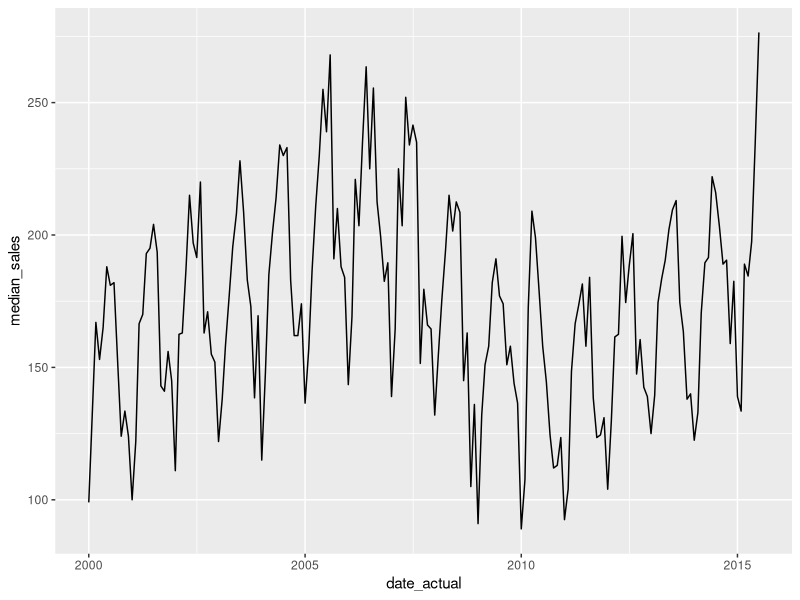
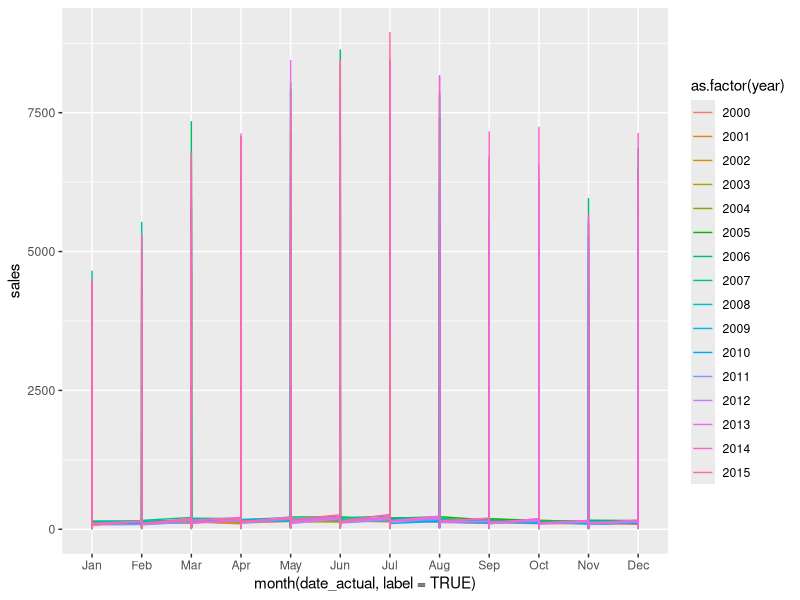
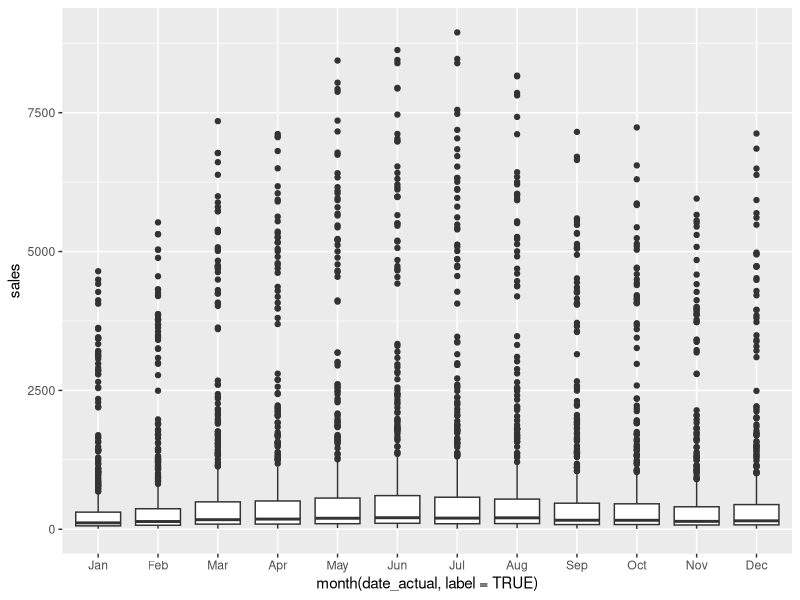

Write R code to recreate these figures, in order.
## ---- chunk 1
#| label: setup
#| include: false
library(lubridate)
library(tidyverse)
library(ggplot2)
library(zoo)
## ---- chunk 2
ymd("2025-08-21")
mdy("08/21/2025")
dmy("21-Aug-2025")
ymd_hms("2025-08-21 14:30:00")
## ---- chunk 3
x <- ymd_hms("2025-08-21 14:30:00")
x
year(x)
month(x)
quarter(x)
wday(x)
hour(x)
isoweek(x)

## ---- chunk 4
# Before: year and month are separate variables
txhousing |>
    select(year, month) |>
    head(2)

# Create an actual date from year and month
TX <- txhousing |>
    mutate(
        date_actual = make_date(
            year = year,
            month = month,
            day = 1
        )
    )

# After: year and month have been combined into a date
TX |>
    select(year, month, date_actual) |>
    head(2)
## ---- chunk 5
d1 <- ymd("2024-02-29")
## ---- chunk 6
d1 %m-% years(5)
ymd("2023-01-31") %m+% months(1)
## ---- chunk 7
TX |>
    filter(
        date_actual >= as.Date("2005-01-01"),
        date_actual <= as.Date("2010-12-31")
    )
## ---- chunk 8
max_date <- max(TX$date_actual, na.rm = TRUE)
max_date
## ---- chunk 9
start_5y <- max_date %m-% years(5)
start_5y
## ---- chunk 10
recent <- TX |>
    filter(date_actual > start_5y)

head(recent)
## ---- chunk 11
TX |>
    group_by(date_actual) |>
    summarise(
        median_sales = median(sales, na.rm = TRUE)
    ) |>
    ggplot(aes(date_actual, median_sales)) +
    geom_line()
## ---- chunk 12
TX |>
    ggplot(aes(
        x = month(date_actual, label = TRUE),
        y = sales,
        group = year,
        color = as.factor(year)
    )) +
    geom_line()
## ---- chunk 13
TX |>
    ggplot(aes(
        x = month(date_actual, label = TRUE),
        y = sales
    )) +
    geom_boxplot()
## ---- chunk 14
monthly_sales <- TX |>
    group_by(date_actual) |>
    summarise(
        median_sales = median(sales, na.rm = TRUE)
    ) |>
    arrange(date_actual) |>
    mutate(
        moving_average = rollmean(
            median_sales,
            k = 12,
            fill = NA,
            align = "right"
        )
    )

monthly_sales
